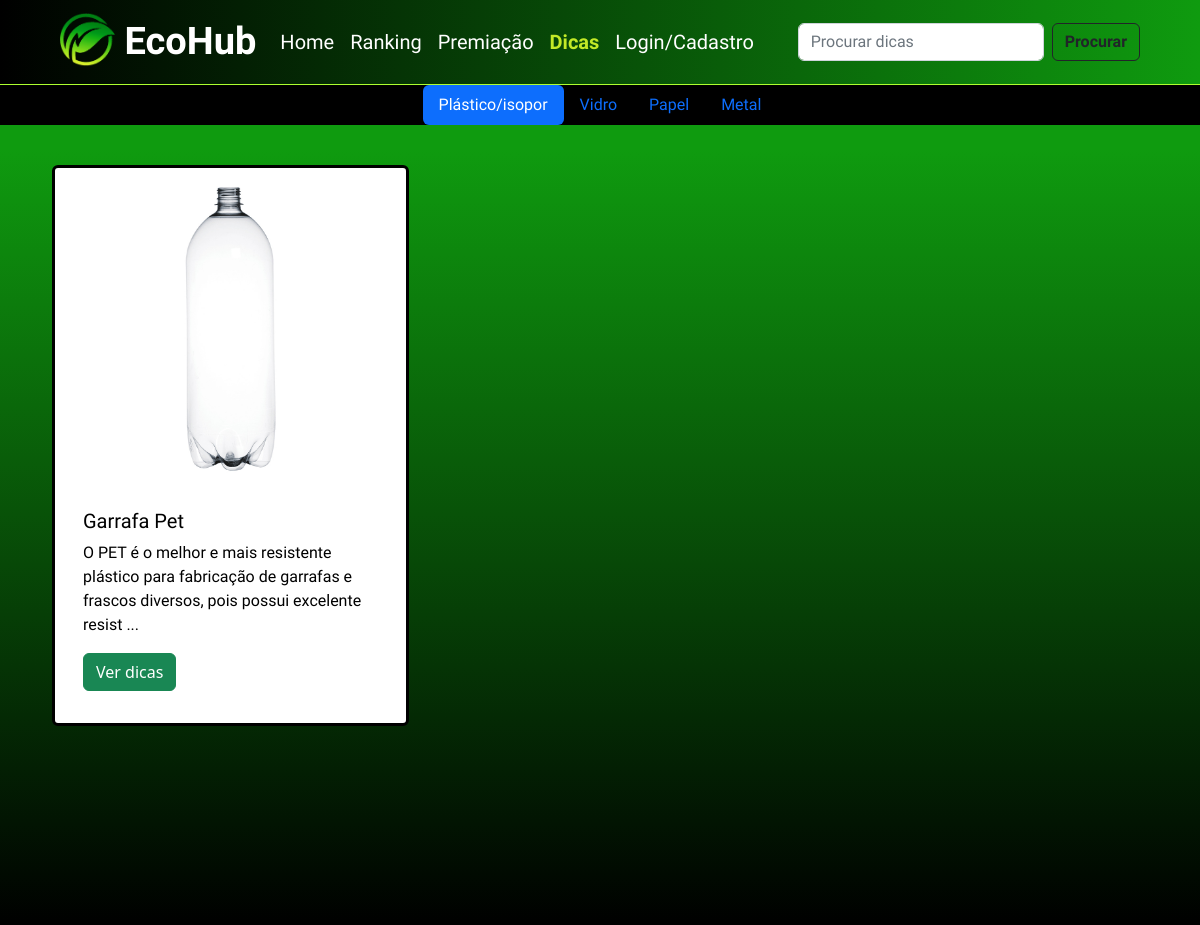
Page /tips on the committed database.
### app/models/entities/garbage.py (models this page shows, shortened)
class Garbage(db.Model):
    __tablename__ = 'garbage'
    id = db.Column(db.String(36), default=lambda: str(uuid4()), primary_key=True)
    ds_url = db.Column(db.String(500), nullable=True)
    name = db.Column(db.String(128), nullable=False)
    description = db.Column(db.String(500), nullable=False)
    type_of_garbage = db.Column(db.String(15), nullable=False)
    active = db.Column(db.Boolean(), default=True)

### app/views/templates_views.py (the view)
@app_views.route('/tips', methods=['GET'])
def tips_view():
    if request.method == 'GET':
        _tp = TypeOfGarbage()
        list_garbage_plastic = get_garbage_by_type(type_of_garbage=_tp.plastic.get('name'))
        list_garbage_glass = get_garbage_by_type(type_of_garbage=_tp.glass.get('name'))
        list_garbage_metal = get_garbage_by_type(type_of_garbage=_tp.metal.get('name'))
        list_garbage_paper = get_garbage_by_type(type_of_garbage=_tp.paper.get('name'))
        return render_template('tips.html', list_garbage_plastic=list_garbage_plastic,
                               list_garbage_glass=list_garbage_glass,
                               list_garbage_metal=list_garbage_metal,
                               list_garbage_paper=list_garbage_paper)

### app/actions/garbage_actions.py (called while the page is built)
def get_garbage_by_type(type_of_garbage) -> List[Garbage]:
    list_garbage = Garbage.query.filter_by(type_of_garbage=type_of_garbage).all()
    return list_garbage

### app/templates/tips.html (shortened to what this page needs)
<!DOCTYPE html>
<html lang="en">
<head>
  <link href="https://cdn.jsdelivr.net/npm/bootstrap@5.2.0-beta1/dist/css/bootstrap.min.css" rel="stylesheet"
>
  <link rel="stylesheet" href="css\tips.css">
</head>
<body>
  <nav class="navbar navbar-expand-lg px-5" style="background: linear-gradient(to right, #000000, #0f9b0f); border-bottom: 1px solid greenyellow; font-family: 'Cairo', sans-serif;">
    <div class="container-fluid">
      <a class="navbar-brand" href="/" style="font-size: 38px; font-family: 'Cairo', sans-serif; font-weight: 900">
        <img src="{{ url_for('static', filename='images/ecohub-nav-logo.png') }}" alt="nav-logo" width="55" height="55" class="d-inline-block align-text-center" style="position: relative; bottom: 4px">
        <span style="color: white;">EcoHub</span>
      </a>
      <div class="collapse navbar-collapse" id="navbarSupportedContent">
        <ul class="navbar-nav me-auto mb-2 mb-lg-0">
          <li class="nav-item" style="font-size: 20px;">
            <a class="nav-link" id="home" aria-current="page" href="/" style="color:white">Home</a>
          </li>
          <li class="nav-item" style="font-size: 20px;">
            <a id="ranking" class="nav-link" href="/ranking" style="color: white;">Ranking</a>
          </li>
          <li class="nav-item" style="font-size: 20px;">
            <a class="nav-link" href="/prizes" style="color: white;">Premiação</a>
          </li>
          <li class="nav-item" style="font-size: 20px;">
            <a id="tips" class="nav-link" href="/tips" style="color: #c3ea27; font-weight: 600;">Dicas</a>
          </li>
          <li class="nav-item" style="font-size: 20px;" id="login-item">
            <a id="login" class="nav-link" href="/register" style="color: white;">Login/Cadastro</a>
          </li>
        </ul>
        <form action="/tips/search" method="get" class="d-flex" role="search">
            <input name="garbage_name" class="form-control me-2" type="search" placeholder="Procurar dicas" aria-label="Search" id="tips-search">
            <button class="btn btn-outline-dark" type="submit" style="font-weight: 700">Procurar</button>
        </form>
      </div>
    </div>
  </nav>
  <ul class="nav nav-pills mb-3 justify-content-center" style="background-color: black; font-family: 'Cairo', sans-serif;" id="pills-tab" role="tablist">
    <li class="nav-item" role="presentation">
      <button class="nav-link active" id="pills-plastic-tab" data-bs-toggle="pill" data-bs-target="#pills-plastic"
        type="button" role="tab" aria-controls="pills-plastic" aria-selected="true">Plástico/isopor</button>
    </li>
    <li class="nav-item" role="presentation">
      <button class="nav-link" id="pills-glass-tab" data-bs-toggle="pill" data-bs-target="#pills-glass"
        type="button" role="tab" aria-controls="pills-glass" aria-selected="false">Vidro</button>
    </li>
    <li class="nav-item" role="presentation">
      <button class="nav-link" id="pills-paper-tab" data-bs-toggle="pill" data-bs-target="#pills-paper"
        type="button" role="tab" aria-controls="pills-paper" aria-selected="false">Papel</button>
    </li>
    <li class="nav-item" role="presentation">
      <button class="nav-link" id="pills-metal-tab" data-bs-toggle="pill" data-bs-target="#pills-metal"
        type="button" role="tab" aria-controls="pills-metal" aria-selected="false">Metal</button>
    </li>
  </ul>
  <div class="tab-content" id="pills-tabContent"
  style="background: rgb(0,0,0); background: linear-gradient(0deg, rgba(0,0,0,1) 0%, rgba(15,155,15,1) 97%);">
    <div class="tab-pane fade show active" id="pills-plastic" role="tabpanel" aria-labelledby="pills-plastic-tab"
      tabindex="0">
      <section style="height: 100vh; margin-top: 24px;">
        <div class="row row-cols-1 row-cols-md-3 g-4 py-3"
          style="width: 100%; padding-right: 4rem!important; padding-left: 4rem!important;">
          {% for garbage in list_garbage_plastic %}
          <div class="card" style="border: 3px solid black;">
            <a href="garbage/{{garbage.id}}" style="text-decoration: none; color: black; font-family: 'Cairo', sans-serif;">
              <img src="{{ url_for('static', filename=garbage.ds_url) }}" class="card-img-top py-2"
                alt="Garbage image" style="max-height: 325px; max-weight: 200px;"/>
              <div class="card-body">
                <h5 class="card-title">{{garbage.name}}</h5>
                {% if garbage.description|length > 120 %}
                  <p class="card-text">{{garbage.description[0:120]}} ...</p>
                {% else %}
                  <p class="card-text">{{garbage.description}} ...</p>
                {% endif %}
                <div class="py-3">
                  <a href="garbage/{{garbage.id}}" class="btn btn-success">Ver dicas</a>
                </div>
              </div>
            </a>
          </div>
          {% endfor %}
        </div>
      </section>
    </div>
  </div>
</body>
</html>

### rows in the picture
Garbage: ds_url (picture), name "Garrafa Pet", description "O PET é o melhor e mais resistente plástico para fabricação de garrafas e frascos diversos, pois possui excelente resist"
